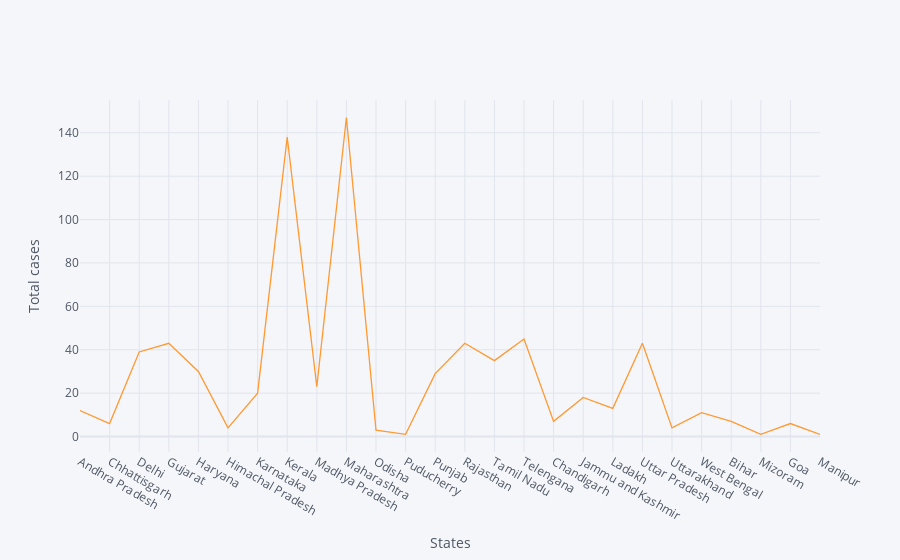

Here is the notebook cell this chart was saved with:
### Code cell
df.iplot(kind='scatter',x='Name of State / UT',y='Total cases',xTitle='States',yTitle='Total cases')

### Figure 1 — Plotly figure (JSON) as saved in the notebook; plotly's stock layout.template omitted (floating-point values rounded to 4 significant figures)
{"data": [{"line": {"color": "rgba(255, 153, 51, 1.0)", "dash": "solid", "shape": "linear", "width": 1.3}, "mode": "lines", "name": "Total cases", "text": "", "type": "scatter", "x": ["Andhra Pradesh", "Chhattisgarh", "Delhi", "Gujarat", "Haryana", "Himachal Pradesh", "Karnataka", "Kerala", "Madhya Pradesh", "Maharashtra", "Odisha", "Puducherry", "Punjab", "Rajasthan", "Tamil Nadu", "Telengana", "Chandigarh", "Jammu and Kashmir", "Ladakh", "Uttar Pradesh", "Uttarakhand", "West Bengal", "Bihar", "Mizoram", "Goa", "Manipur"], "y": [12, 6, 39, 43, 30, 4, 20, 138, 23, 147, 3, 1, 29, 43, 35, 45, 7, 18, 13, 43, 4, 11, 7, 1, 6, 1]}], "layout": {"legend": {"bgcolor": "#F5F6F9", "font": {"color": "#4D5663"}}, "paper_bgcolor": "#F5F6F9", "plot_bgcolor": "#F5F6F9", "title": {"font": {"color": "#4D5663"}}, "xaxis": {"gridcolor": "#E1E5ED", "showgrid": true, "tickfont": {"color": "#4D5663"}, "title": {"font": {"color": "#4D5663"}, "text": "States"}, "zerolinecolor": "#E1E5ED"}, "yaxis": {"gridcolor": "#E1E5ED", "showgrid": true, "tickfont": {"color": "#4D5663"}, "title": {"font": {"color": "#4D5663"}, "text": "Total cases"}, "zerolinecolor": "#E1E5ED"}}}
